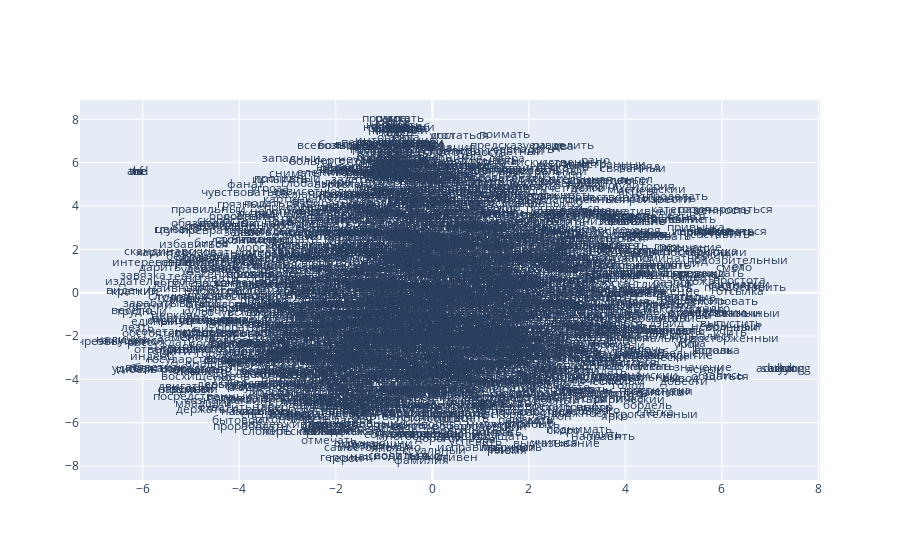

Here is the notebook cell this chart was saved with:
### Code cell
from sklearn.decomposition import IncrementalPCA    # inital reduction
from sklearn.manifold import TSNE                   # final reduction
import numpy as np                                  # array handling


def reduce_dimensions(model):
    num_dimensions = 2  # final num dimensions (2D, 3D, etc)

    # extract the words & their vectors, as numpy arrays
    vectors = np.asarray(model.wv.vectors)
    labels = np.asarray(model.wv.index_to_key)  # fixed-width numpy strings

    # reduce using t-SNE
    tsne = TSNE(n_components=num_dimensions, random_state=0)
    vectors = tsne.fit_transform(vectors)

    x_vals = [v[0] for v in vectors]
    y_vals = [v[1] for v in vectors]
    return x_vals, y_vals, labels


x_vals, y_vals, labels = reduce_dimensions(m)

def plot_with_plotly(x_vals, y_vals, labels, plot_in_notebook=True):
    from plotly.offline import init_notebook_mode, iplot, plot
    import plotly.graph_objs as go

    trace = go.Scatter(x=x_vals, y=y_vals, mode='text', text=labels)
    data = [trace]

    if plot_in_notebook:
        init_notebook_mode(connected=True)
        iplot(data, filename='word-embedding-plot')
    else:
        plot(data, filename='word-embedding-plot.html')


def plot_with_matplotlib(x_vals, y_vals, labels):
    import matplotlib.pyplot as plt
    import random

    random.seed(0)

    plt.figure(figsize=(5, 7))
    plt.scatter(x_vals, y_vals)

    #
    # Label randomly subsampled 25 data points
    #
    indices = list(range(len(labels)))
    selected_indices = random.sample(indices, 25)
    for i in selected_indices:
        plt.annotate(labels[i], (x_vals[i], y_vals[i]))

try:
    get_ipython()
except Exception:
    plot_function = plot_with_matplotlib
else:
    plot_function = plot_with_plotly

plot_function(x_vals, y_vals, labels)

### Figure 1 — Plotly figure (JSON) as saved in the notebook; plotly's stock layout.template omitted (floating-point values rounded to 4 significant figures; data arrays with more than 128 entries replaced by an {"elided": "..."} marker saying what was removed)
{"data": [{"mode": "text", "text": {"elided": "2305 str values"}, "type": "scatter", "x": {"elided": "2305 float values"}, "y": {"elided": "2305 float values"}}], "layout": {}}
